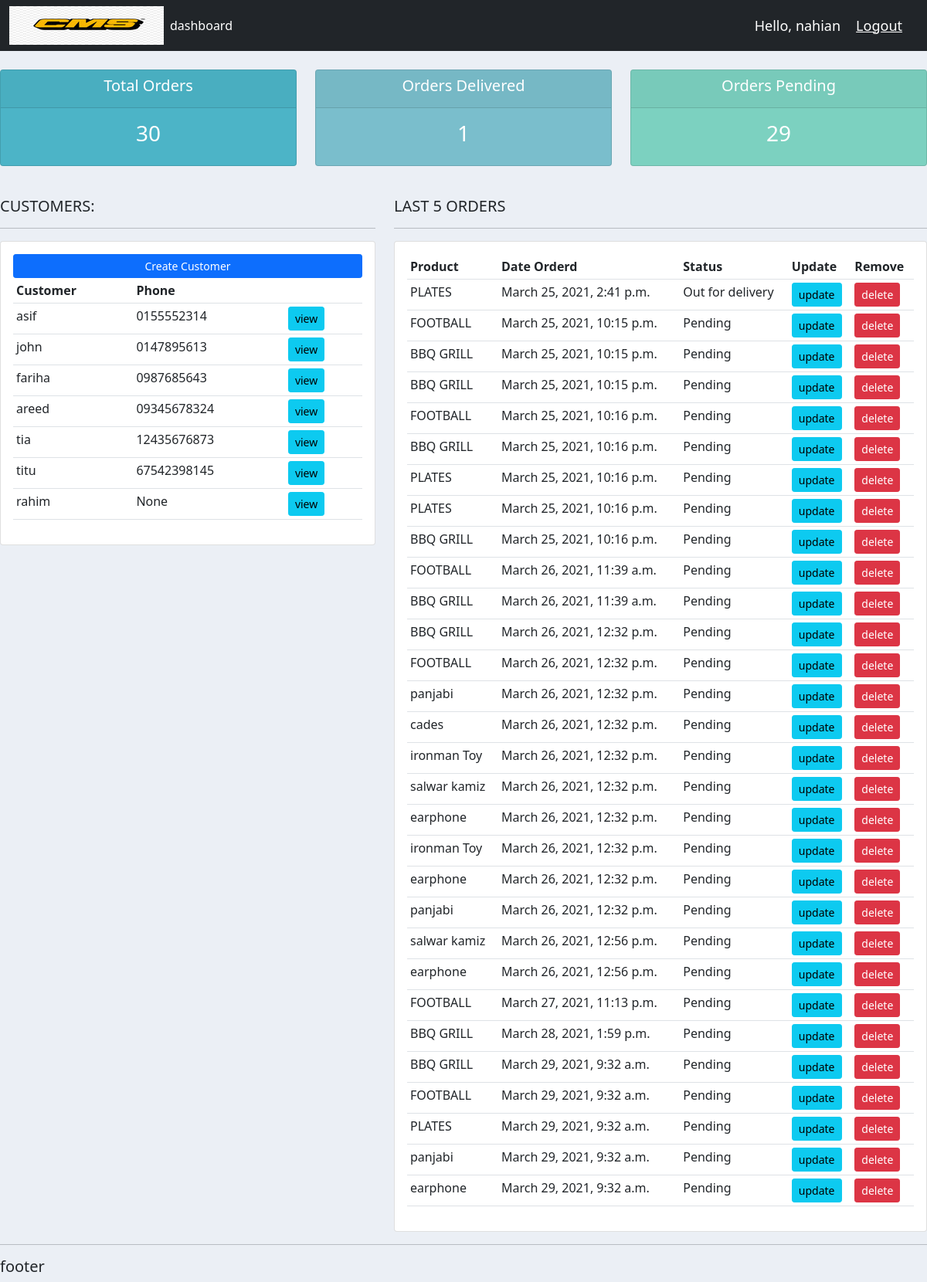
Page / (signed in) on the earlier database version.
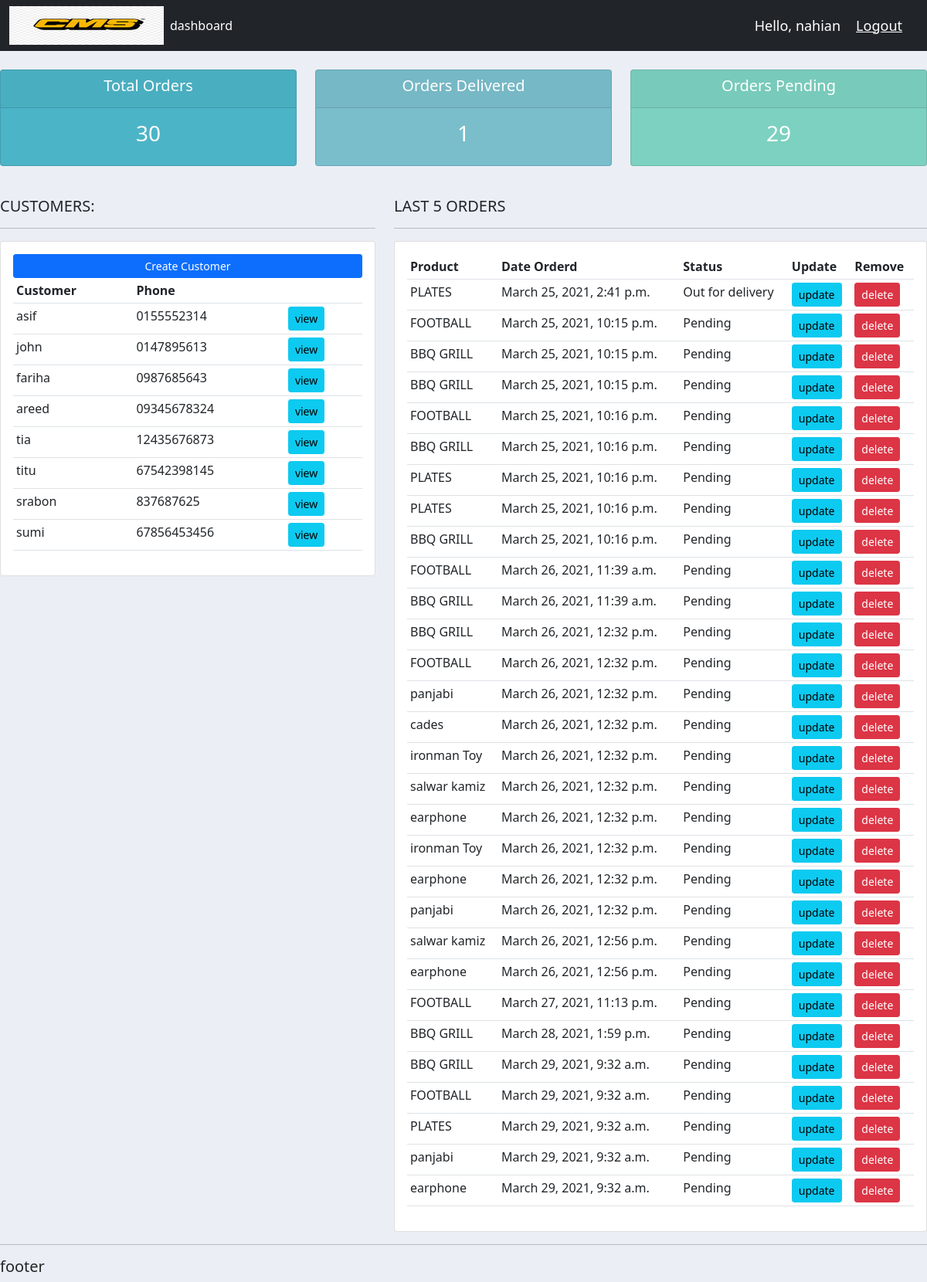
Same page on the later database version.
### accounts/models.py (models this page shows, shortened)
class customer(models.Model):
	user = models.OneToOneField(User, null=True,blank=True, on_delete=models.CASCADE)
	name = models.CharField(max_length=200, null=True)
	Phone = models.CharField(max_length=200, null=True)
	email = models.CharField(max_length=200, null=True)
	profile_pic = models.ImageField(default="profile1.png",null=True, blank=True)
	date_created = models.DateTimeField(auto_now_add=True, null=True)

class order(models.Model):
	STATUS = (
		('Pending' , 'Pending'),
		('Out for delivery' , 'Out for delivery'),
		)
	customer = models.ForeignKey(customer, null=True, on_delete= models.SET_NULL)
	product = models.ForeignKey(product, null=True, on_delete= models.SET_NULL)
	date_created = models.DateTimeField(auto_now_add=True, null=True)
	status = models.CharField(max_length=200, null=True, choices=STATUS)
	note = models.CharField(max_length=1000, null=True)

class product(models.Model):
	CATEGORY =(
		('Indoor' , 'Indoor'),
		('Out Door' , 'Out Door'),
		)
	name = models.CharField(max_length=200, null=True)
	price = models.FloatField(null=True)
	category = models.CharField(max_length=200, null=True, choices=CATEGORY)
	description = models.CharField(max_length=200, null=True)
	date_created = models.DateTimeField(auto_now_add=True, null=True)
	tag = models.ManyToManyField(tag)
	def __str__(self):
		return self.name

### accounts/decorators.py (the view)
	def wrapper_function(request, *args, **kwargs):
		group = None
		if request.user.groups.exists():
			group = request.user.groups.all()[0].name
		if group == 'customer':
			return redirect('user-page')
		if group == 'admin':
			return view_func(request, *args, **kwargs)

### accounts/views.py (called while the page is built)
@login_required(login_url='login')
@admin_only
def home(request):
	orders = order.objects.all()
	customers = customer.objects.all()
	total_customers = customers.count()
	total_orders = orders.count()
	delivered = orders.filter(status='Out for delivery').count()
	pending = orders.filter(status='Pending').count()
	context = {'orders' :orders, 'customers' :customers, 'total_orders' :total_orders, 'delivered' :delivered , 'pending' :pending  }
	return render(request, 'accounts/dashboard.html',context)

### accounts/templates/accounts/dashboard.html
{% extends 'accounts/main.html'%}
{% block content %}
{% include 'accounts/status.html'%}
	<br>
<div class="row">
	<div class="col-md-5">
		<h5>CUSTOMERS:</h5>
		<hr>
		<div class="card card-body">
			<a class="btn btn-primary  btn-sm btn-block" href="">Create Customer</a>
			<table class="table table-sm">
				<tr>
					<th>Customer</th>
					<th>Phone</th>
					<th></th>
				</tr>
				{% for i in customers %}
				<tr>
					<td>{{i.name}}</td>
					<td>{{i.Phone}}</td>
					<td><a class="btn btn-sm btn-info" href="{% url 'customers' i.id %}">view</a></td>
				</tr>
				{% endfor %}
			</table>
		</div>
	</div>
	<div class="col-md-7">
		<h5>LAST 5 ORDERS</h5>
		<hr>
		<div class="card card-body">
			<table class="table table-sm">
				<tr>
					<th>Product</th>
					<th>Date Orderd</th>
					<th>Status</th>
					<th>Update</th>
					<th>Remove</th>
				</tr>
				{% for i in orders %}
				<tr>
					<td>{{i.product}}</td>
					<td>{{i.date_created}}</td>
					<td>{{i.status}}</td>
					<td><a class="btn btn-sm btn-info" href="{% url 'update_order' i.id %}">update</a></td>
					<td><a class="btn btn-sm btn-danger" href="{% url 'delete_order' i.id %}">delete</a></td>
				</tr>
				{% endfor %}
			</table>
		</div>
	</div>
</div>
{% endblock %}

Differences in the rows shown:
changed customer: name "rahim" → "srabon"; Phone "None" → "837687625"
added customer: name "sumi", Phone "67856453456"
